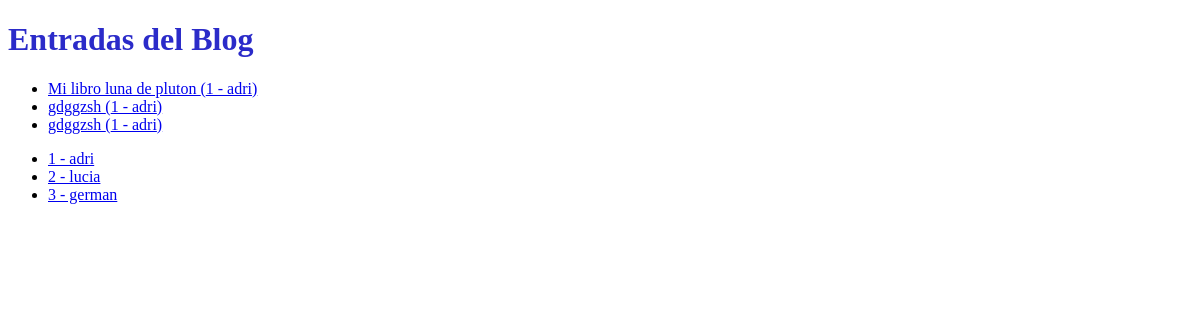
/, run on an earlier commit of the app's database.
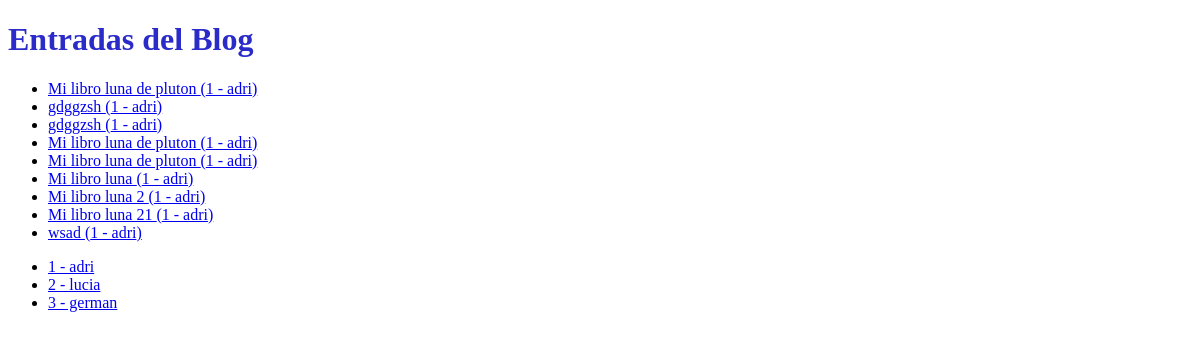
And on a later commit of the database.
### blog/models.py (models this page shows, shortened)
class Post(models.Model):
    titulo = models.CharField(max_length=200)
    autor = models.ForeignKey(Autor, on_delete=models.CASCADE, related_name="posts")
    cuerpo = models.TextField()
    fcreacion = models.DateField()

class Autor (models.Model):
    nombre = models.CharField(max_length=60, verbose_name="Nombre")
    apellidos = models.CharField(max_length=100)
    email = models.EmailField(unique=True)
    dni = models.CharField(unique=True, max_length=9)
    bio = models.TextField(blank=True, verbose_name="Biografía")
    fnacimiento = models.DateField(null=True,blank=True)
    class Meta:
        verbose_name = "Autor"
        verbose_name_plural = "Autores"
    def __str__(self):
        return f"{self.pk} - {self.nombre}"

### blog/views.py (the view)
# urls.py: path('',views.principal, name='principal' ),
def principal(request):
    context = Post.objects.all()
    autores = Autor.objects.all()
    return render(request, 'blog/principal.html', {'posts':context,'autores':autores})

### blog/templates/blog/principal.html
{% extends 'blog/base.html' %}
{% block titulo %}Entradas del Blog{% endblock %}
{% block contenido %}
    <ul>
        {% for post in posts %}
            <li><a href="{% url 'detalle_post' pk=post.pk %}">{{post.titulo}} ({{post.autor}})</a></li>
        {% empty %}
            <li>No tiene entradas</li>
        {% endfor %}
    </ul>
    <ul>
        {% for autor in autores %}
            <li><a href="{% url 'detalle_autor' pk=autor.pk %}">{{autor}}</a></li>
        {% endfor %}
    </ul>
{% endblock %}

### blog/templates/blog/base.html (shortened to what this page needs)
{% load static %}
<!DOCTYPE html>
<html lang="en">
    <head>
        <link rel="stylesheet" href="{% static 'css/blog.css' %}">
    </head>
    <body>
        <h1>{% block titulo %}{% endblock %}</h1>
        {% block contenido %}
        {% endblock %}
    </body>
</html>

### blog/static/css/blog.css (style rules this page uses)
h1, h2 { color: rgb(43, 43, 201); }

What changed in the data, as far as the page shows it:
added Post: titulo "Mi libro luna de pluton", autor "1 - adri"
added Post: titulo "Mi libro luna de pluton", autor "1 - adri"
added Post: titulo "Mi libro luna", autor "1 - adri"
added Post: titulo "Mi libro luna 2", autor "1 - adri"
added Post: titulo "Mi libro luna 21", autor "1 - adri"
added Post: titulo "wsad", autor "1 - adri"
